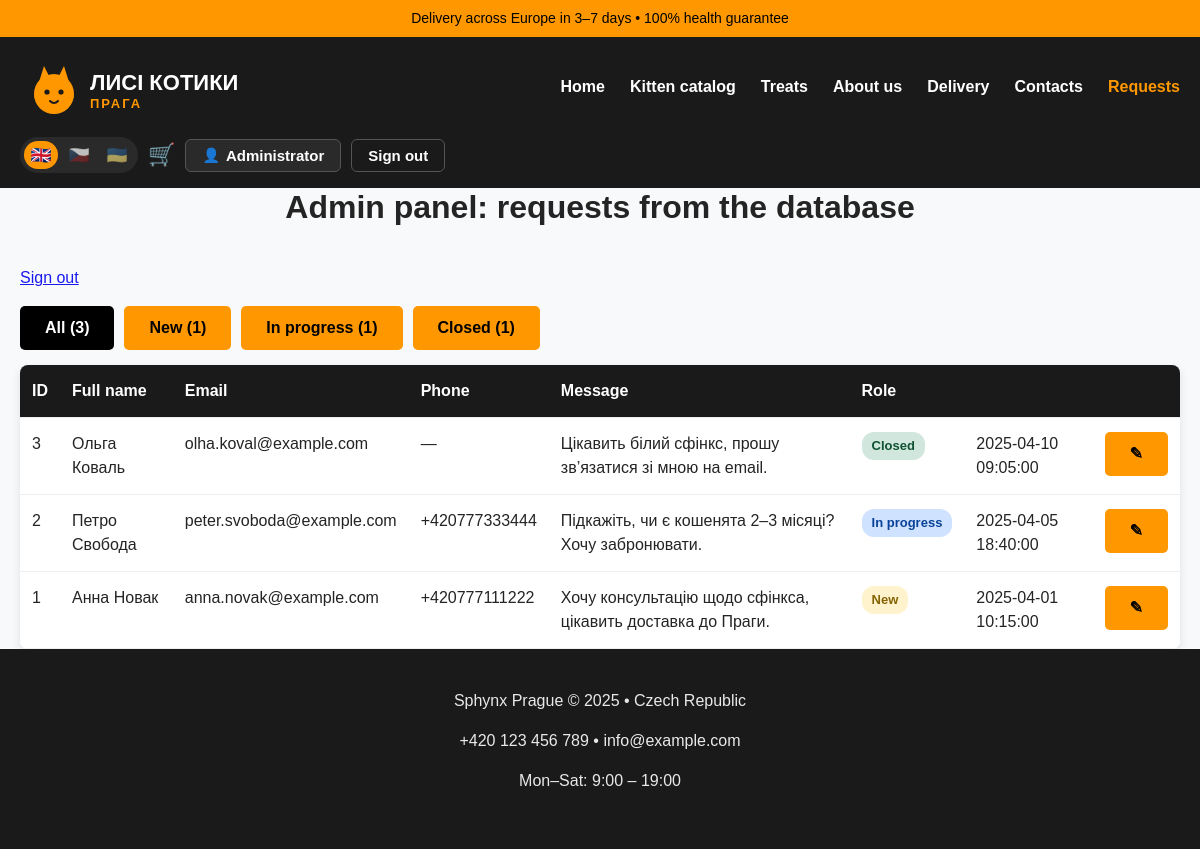
Page /admin_requests.php (signed in) on the committed database.
### tables this page shows
CREATE TABLE IF NOT EXISTS users (
    id INT UNSIGNED AUTO_INCREMENT PRIMARY KEY,
    email VARCHAR(190) NOT NULL UNIQUE,
    password_hash VARCHAR(255) NULL,
    name VARCHAR(100) NOT NULL,
    oauth_provider VARCHAR(20) NULL,
    oauth_id VARCHAR(100) NULL,
    role VARCHAR(20) NOT NULL DEFAULT 'user',
    created_at DATETIME NOT NULL DEFAULT CURRENT_TIMESTAMP
);

CREATE TABLE IF NOT EXISTS requests (
    id INT UNSIGNED AUTO_INCREMENT PRIMARY KEY,
    name VARCHAR(100) NOT NULL,
    email VARCHAR(150) NOT NULL,
    phone VARCHAR(20) NULL,
    age VARCHAR(20) NULL,
    color VARCHAR(50) NULL,
    message TEXT NOT NULL,
    consent TINYINT(1) NOT NULL DEFAULT 0,
    status VARCHAR(20) NOT NULL DEFAULT 'new',
    created_at DATETIME NOT NULL DEFAULT CURRENT_TIMESTAMP
);

### config/i18n.php (called while the page is built, shortened)
<?php
function current_locale(): string
{
    return $GLOBALS['__i18n_locale'] ?? DEFAULT_LOCALE;
}
function t(string $key, array $params = []): string
{
    $dict = $GLOBALS['__i18n_dict'] ?? [];
    $fallback = $GLOBALS['__i18n_fallback'] ?? [];
    $value = $dict[$key] ?? $fallback[$key] ?? $key;
    return $value;
}
function te(string $key, array $params = []): string
{
    return htmlspecialchars(t($key, $params), ENT_QUOTES, 'UTF-8');
}
function lang_switch_url(string $locale): string
{
    $params = $_GET;
    $params['lang'] = $locale;
    $path = strtok($_SERVER['REQUEST_URI'] ?? '/', '?');
    return $path . '?' . http_build_query($params);
}
function locale_label(string $locale): string
{
    return match ($locale) {
        'en' => 'EN',
        'cs' => 'CS',
        'uk' => 'UK',
        default => strtoupper($locale),
    };
}
function locale_flag(string $locale): string
{
    return match ($locale) {
        'en' => '🇬🇧',
        'cs' => '🇨🇿',
        'uk' => '🇺🇦',
        default => '🏳️',
    };
}

### config/auth.php (called while the page is built, shortened)
<?php
function current_user(): ?UserRecord
{
    if ($GLOBALS['__current_user'] !== false) {
        return $GLOBALS['__current_user'];
    }
    $user = null;
    $userId = $_SESSION['user_id'] ?? null;
    if ($userId !== null && isset($GLOBALS['pdo'])) {
        $repo = new UserRepository($GLOBALS['pdo']);
        $user = $repo->find((int) $userId);
    }
    return $user;
}
function is_admin(): bool
{
    $user = current_user();
    return $user !== null && $user->role === 'admin';
}
function require_admin(): void
{
    if (!is_admin()) {
        header('Location: login.php?next=' . urlencode($_SERVER['REQUEST_URI'] ?? 'admin_requests.php'));
        exit;
    }
}

### src/UserRepository.php (called while the page is built, shortened)
<?php
final class UserRepository
{
    public function find(int $id): ?UserRecord
    {
        $stmt = $this->pdo->prepare('SELECT * FROM users WHERE id = ?');
        $stmt->execute([$id]);
        $row = $stmt->fetch(PDO::FETCH_ASSOC);
        return $row !== false ? UserRecord::fromRow($row) : null;
    }
}

### src/RequestRepository.php (called while the page is built, shortened)
<?php
final class RequestRepository
{
    public function all(?string $status = null, int $limit = 20, int $offset = 0): array
    {
        $sql = 'SELECT * FROM requests';
        $params = [];
        $sql .= ' ORDER BY id DESC LIMIT ? OFFSET ?';
        $stmt = $this->pdo->prepare($sql);
        $position = 1;
        $stmt->bindValue($position++, $limit, PDO::PARAM_INT);
        $stmt->bindValue($position++, $offset, PDO::PARAM_INT);
        $stmt->execute();
        return array_map(
            static fn (array $row): RequestRecord => RequestRecord::fromRow($row),
            $stmt->fetchAll(PDO::FETCH_ASSOC)
        );
    }
    public function count(?string $status = null): int
    {
        $sql = 'SELECT COUNT(*) FROM requests';
        $params = [];
        if ($status !== null) {
            $sql .= ' WHERE status = ?';
            $params[] = $status;
        }
        $stmt = $this->pdo->prepare($sql);
        $stmt->execute($params);
        return (int) $stmt->fetchColumn();
    }
}

### src/RequestStatus.php (called while the page is built, shortened)
<?php
final class RequestStatus
{
    public static function all(): array
    {
        return [self::NEW, self::IN_PROGRESS, self::CLOSED];
    }
}

### config/labels.php (called while the page is built, shortened)
<?php
function request_status_label(string $status): string
{
    return t('status.' . $status);
}

### src/RequestRecord.php (called while the page is built, shortened)
<?php
final class RequestRecord
{
    public static function fromRow(array $row): self
    {
        return new self(
            id: (int) $row['id'],
            name: (string) $row['name'],
            email: (string) $row['email'],
            phone: $row['phone'] !== null ? (string) $row['phone'] : null,
            age: $row['age'] !== null ? (string) $row['age'] : null,
            color: $row['color'] !== null ? (string) $row['color'] : null,
            message: (string) $row['message'],
            consent: (bool) $row['consent'],
            status: (string) ($row['status'] ?? RequestStatus::NEW),
            createdAt: (string) $row['created_at'],
        );
    }
}

### admin_requests.php (the view, shortened to what this page needs)
<?php
require_once __DIR__ . '/config/bootstrap.php';
require_admin();
$repo = new RequestRepository($pdo);
$statusFilter = $_GET['status'] ?? null;
$perPage = 10;
$page = max(1, (int) ($_GET['page'] ?? 1));
$total = $repo->count($statusFilter);
$totalPages = max(1, (int) ceil($total / $perPage));
$page = min($page, $totalPages);
$requests = $repo->all($statusFilter, $perPage, ($page - 1) * $perPage);
function status_query(?string $status, int $page): string
{
    $params = ['page' => $page];
    if ($status !== null) {
        $params['status'] = $status;
    }
    return '?' . http_build_query($params);
}
include __DIR__ . '/includes/header.php';
?>
<h2 class="section-title"><?= te('requests.admin.title') ?></h2>
<p><a href="logout.php"><?= te('nav.logout') ?></a></p>
<div class="status-filters">
    <a href="<?= htmlspecialchars(status_query(null, 1)) ?>" class="button <?= $statusFilter === null ? 'active' : '' ?>"><?= te('requests.all') ?> (<?= $repo->count() ?>)</a>
    <?php foreach (RequestStatus::all() as $status): ?>
        <a href="<?= htmlspecialchars(status_query($status, 1)) ?>" class="button <?= $statusFilter === $status ? 'active' : '' ?>">
            <?= htmlspecialchars(request_status_label($status)) ?> (<?= $repo->count($status) ?>)
        </a>
    <?php endforeach; ?>
</div>
<?php if ($total === 0): ?>
    <div class="card">
        <p><?= te('requests.empty') ?></p>
    </div>
<?php else: ?>
    <div class="card table-card">
        <div class="table-wrapper">
            <table class="data-table">
                <thead>
                <tr>
                    <th>ID</th>
                    <th><?= te('contacts.form.name') ?></th>
                    <th><?= te('contacts.form.email') ?></th>
                    <th><?= te('contacts.form.phone') ?></th>
                    <th><?= te('contacts.form.message') ?></th>
                    <th><?= te('auth.account.role') ?></th>
                    <th>&nbsp;</th>
                    <th>&nbsp;</th>
                </tr>
                </thead>
                <tbody>
                <?php foreach ($requests as $r): ?>
                    <tr>
                        <td><?= $r->id ?></td>
                        <td><?= htmlspecialchars($r->name) ?></td>
                        <td><?= htmlspecialchars($r->email) ?></td>
                        <td><?= htmlspecialchars($r->phone ?? '—') ?></td>
                        <td><?= nl2br(htmlspecialchars($r->message)) ?></td>
                        <td><span class="status-badge status-<?= htmlspecialchars($r->status) ?>"><?= htmlspecialchars(request_status_label($r->status)) ?></span></td>
                        <td><?= htmlspecialchars($r->createdAt) ?></td>
                        <td><a href="edit_request.php?id=<?= $r->id ?>" class="button">✎</a></td>
                    </tr>
                <?php endforeach; ?>
                </tbody>
            </table>
        </div>
    </div>
<?php endif; ?>
<?php include __DIR__ . '/includes/footer.php'; ?>

### includes/header.php (shortened to what this page needs)
<?php
$__user = current_user();
$__cartCount = 0;
if ($__user !== null && isset($GLOBALS['pdo'])) {
    $__cartCount = (new CartRepository($GLOBALS['pdo']))->count($__user->id);
}
$__cssv = @filemtime(__DIR__ . '/../assets/css/style.css') ?: time();
?>
<!DOCTYPE html>
<html lang="<?= htmlspecialchars(current_locale()) ?>">
<head>
    <link rel="stylesheet" href="assets/css/style.css?v=<?= $__cssv ?>">
</head>
<body>
<div class="top-bar"><?= te('common.topbar') ?></div>
<header class="header">
    <div class="container">
        <a href="index.php" class="logo-link">
            <img src="assets/images/logo.svg" alt="<?= te('common.brand') ?>" class="logo">
        </a>
        <nav class="nav">
            <a href="index.php"><?= te('nav.home') ?></a>
            <a href="index.php#catalog"><?= te('nav.catalog') ?></a>
            <a href="treats.php"><?= te('nav.treats') ?></a>
            <a href="about.php"><?= te('nav.about') ?></a>
            <a href="delivery.php"><?= te('nav.delivery') ?></a>
            <a href="contacts.php"><?= te('nav.contacts') ?></a>
            <?php if (is_admin()): ?>
                <a href="admin_requests.php" class="nav-admin"><?= te('nav.requests') ?></a>
            <?php endif; ?>
        </nav>
        <div class="header-actions">
            <div class="lang-switch" role="group" aria-label="<?= te('lang.label') ?>">
                <?php foreach (SUPPORTED_LOCALES as $__loc): ?>
                    <a href="<?= htmlspecialchars(lang_switch_url($__loc)) ?>"
                       class="lang-link <?= $__loc === current_locale() ? 'active' : '' ?>"
                       title="<?= htmlspecialchars(locale_label($__loc)) ?>"
                       aria-label="<?= htmlspecialchars(locale_label($__loc)) ?>"><?= locale_flag($__loc) ?></a>
                <?php endforeach; ?>
            </div>
            <?php if ($__user !== null): ?>
                <a href="cart.php" class="cart-link" title="<?= te('nav.cart') ?>">🛒<?php if ($__cartCount > 0): ?><span class="cart-badge"><?= $__cartCount ?></span><?php endif; ?></a>
                <a href="account.php" class="btn-account"><span class="btn-account__icon">👤</span><?= htmlspecialchars($__user->name) ?></a>
                <a href="logout.php" class="btn-ghost"><?= te('nav.logout') ?></a>
            <?php else: ?>
                <a href="login.php" class="btn-ghost"><?= te('nav.login') ?></a>
                <a href="register.php" class="btn-solid"><?= te('nav.register') ?></a>
            <?php endif; ?>
        </div>
    </div>
</header>
<main class="container">

### includes/footer.php (shortened to what this page needs)
</main>
<footer>
    <div class="container">
        <p><?= te('common.footer.company') ?></p>
        <p><?= te('common.footer.contacts') ?></p>
        <p><?= te('common.footer.hours') ?></p>
    </div>
</footer>
</body>
</html>

### assets/css/style.css (style rules this page uses)
* { box-sizing: border-box; }
body { margin: 0; font-family: Arial, sans-serif; line-height: 1.5; color: #242424; background: #f8f9fa; }
h1, h2, h3 { margin: 0 0 16px; line-height: 1.2; font-weight: bold; }
p { margin: 0 0 16px; opacity: 0.9; }
.container { max-width: 1200px; margin: 0 auto; padding: 0 20px; }
.section-title { text-align: center; margin-bottom: 40px; font-size: 32px; }
.top-bar { background: #ff9800; color: #000; text-align: center; padding: 8px; font-size: 14px; }
.header { background: #1a1a1a; color: white; padding: 15px 0; }
.header .container { display: flex; align-items: center; justify-content: space-between; flex-wrap: wrap; gap: 20px; }
.logo { height: 70px; }
.nav { display: flex; gap: 25px; }
.nav a { color: white; text-decoration: none; font-weight: bold; white-space: nowrap; }
.button { background: #ff9800; color: #000; padding: 10px 25px; text-decoration: none; font-weight: bold; border-radius: 5px; white-space: nowrap; display: inline-block; }
.card, .cat-card, .service-card, .benefit-card, .step { background: white; border-radius: 8px; padding: 20px; box-shadow: 0 4px 10px rgba(0,0,0,0.1); text-align: center; }
footer { background: #1a1a1a; color: white; padding: 40px 0; text-align: center; }
.header .container { flex-direction: column; align-items: center; gap: 15px; text-align: center; }
.nav { flex-direction: column; gap: 8px; width: 100%; text-align: center; }
@media (min-width: 768px) { .header .container { flex-direction: row; justify-content: space-between; align-items: center; } }
@media (min-width: 768px) { .nav { flex-direction: row; gap: 25px; width: auto; } }
.status-filters { display: flex; flex-wrap: wrap; gap: 10px; margin: 15px 0; }
.button.active { background: #000; color: #fff; }
.status-badge { display: inline-block; padding: 4px 10px; border-radius: 12px; font-size: 13px; font-weight: bold; white-space: nowrap; }
.status-new { background: #fff3cd; color: #856404; }
.status-in_progress { background: #cfe2ff; color: #084298; }
.status-closed { background: #d1e7dd; color: #0f5132; }
.table-card { padding: 0; overflow: hidden; }
.table-wrapper { overflow-x: auto; }
.data-table { width: 100%; border-collapse: collapse; background: #fff; }
.data-table th, .data-table td { padding: 14px 12px; border-bottom: 1px solid #eee; text-align: left; vertical-align: top; }
.data-table th { background: #1a1a1a; color: #fff; position: sticky; top: 0; }
.data-table td:last-child, .data-table th:last-child { white-space: nowrap; }
.header-actions { display: flex; align-items: center; gap: 10px; flex-wrap: wrap; justify-content: center; }
.logo-link { display: inline-block; line-height: 0; }
.lang-switch { display: inline-flex; align-items: center; gap: 4px; background: #2a2a2a; border-radius: 999px; padding: 4px; }
.lang-link { display: inline-flex; align-items: center; justify-content: center; width: 34px; height: 28px; border-radius: 999px; font-size: 17px; line-height: 1; text-decoration: none; filter: grayscale(55%); opacity: 0.7; transition: filter .15s, opacity .15s, background .15s; }
.lang-link.active { background: #ff9800; filter: none; opacity: 1; }
.btn-ghost, .btn-solid, .btn-account { display: inline-flex; align-items: center; gap: 6px; padding: 8px 16px; border-radius: 6px; font-weight: bold; font-size: 15px; line-height: 1; text-decoration: none; white-space: nowrap; }
.btn-ghost { color: #fff; background: transparent; border: 1.5px solid #555; }
.btn-account { color: #fff; background: #2a2a2a; border: 1.5px solid #555; max-width: 170px; overflow: hidden; text-overflow: ellipsis; }
.btn-account__icon { font-size: 14px; }
.cart-link { position: relative; font-size: 22px; text-decoration: none; line-height: 1; }
.nav-admin { color: #ff9800 !important; }

### rows in the picture
users: name "Administrator"
requests: id "3", name "Ольга Коваль", email "olha.koval@example.com", phone "—", message "Цікавить білий сфінкс, прошу зв’язатися зі мною на email.", status "Closed", created_at "2025-04-10 09:05:00"
requests: id "2", name "Петро Свобода", email "peter.svoboda@example.com", phone "+420777333444", message "Підкажіть, чи є кошенята 2–3 місяці? Хочу забронювати.", status "In progress", created_at "2025-04-05 18:40:00"
requests: id "1", name "Анна Новак", email "anna.novak@example.com", phone "+420777111222", message "Хочу консультацію щодо сфінкса, цікавить доставка до Праги.", status "New", created_at "2025-04-01 10:15:00"

### other values in the picture
te('common.topbar') "Delivery across Europe in 3–7 days • 100% health guarantee"
te('nav.home') "Home"
te('nav.catalog') "Kitten catalog"
te('nav.treats') "Treats"
te('nav.about') "About us"
te('nav.delivery') "Delivery"
te('nav.contacts') "Contacts"
te('nav.requests') "Requests"
locale_flag($__loc) "🇬🇧"
locale_flag($__loc) "🇨🇿"
locale_flag($__loc) "🇺🇦"
te('nav.logout') "Sign out"
te('requests.admin.title') "Admin panel: requests from the database"
te('requests.all') "All"
$repo->count() "3"
